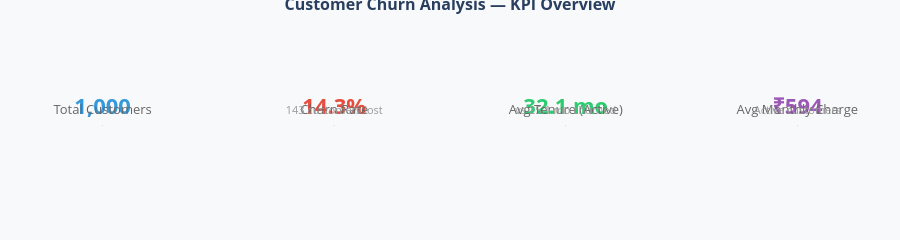

Notebook code cell kept with this figure:
### Markdown cell above
## KPI Summary Cards

### Code cell
total = len(df)
churned = df['Churned'].sum()
churn_rate = churned / total * 100
avg_tenure_retained = df[df['Churned']==0]['Tenure_Months'].mean()
avg_tenure_churned = df[df['Churned']==1]['Tenure_Months'].mean()
avg_charge_retained = df[df['Churned']==0]['Monthly_Charge'].mean()

fig = go.Figure()
kpis = [
    ('Total Customers', f'{total:,}', '#3498db', ''),
    ('Churn Rate', f'{churn_rate:.1f}%', '#e74c3c', f'{churned} customers lost'),
    ('Avg Tenure (Active)', f'{avg_tenure_retained:.1f} mo', '#2ecc71', f'vs {avg_tenure_churned:.1f} mo churned'),
    ('Avg Monthly Charge', f'₹{avg_charge_retained:.0f}', '#9b59b6', 'Active customers'),
]

for i, (label, value, color, sub) in enumerate(kpis):
    fig.add_trace(go.Indicator(
        mode='number',
        value=0,
        number={'valueformat': '', 'font': {'size': 1}},
        title={'text': f'<b style="font-size:22px;color:{color}">{value}</b><br><span style="font-size:13px;color:#666">{label}</span><br><span style="font-size:11px;color:#999">{sub}</span>'},
        domain={'row': 0, 'column': i}
    ))

fig.update_layout(
    grid={'rows': 1, 'columns': 4, 'pattern': 'independent'},
    height=150,
    margin=dict(t=20, b=10, l=10, r=10),
    paper_bgcolor='#f8f9fa',
    title=dict(text='<b>Customer Churn Analysis — KPI Overview</b>', x=0.5, font=dict(size=16))
)
fig.show()

### Figure 1 — Plotly figure (JSON) as saved in the notebook; plotly's stock layout.template omitted (floating-point values rounded to 4 significant figures)
{"data": [{"domain": {"column": 0, "row": 0}, "mode": "number", "number": {"font": {"size": 1}, "valueformat": ""}, "title": {"text": "<b style=\"font-size:22px;color:#3498db\">1,000</b><br><span style=\"font-size:13px;color:#666\">Total Customers</span><br><span style=\"font-size:11px;color:#999\"></span>"}, "type": "indicator", "value": 0}, {"domain": {"column": 1, "row": 0}, "mode": "number", "number": {"font": {"size": 1}, "valueformat": ""}, "title": {"text": "<b style=\"font-size:22px;color:#e74c3c\">14.3%</b><br><span style=\"font-size:13px;color:#666\">Churn Rate</span><br><span style=\"font-size:11px;color:#999\">143 customers lost</span>"}, "type": "indicator", "value": 0}, {"domain": {"column": 2, "row": 0}, "mode": "number", "number": {"font": {"size": 1}, "valueformat": ""}, "title": {"text": "<b style=\"font-size:22px;color:#2ecc71\">32.1 mo</b><br><span style=\"font-size:13px;color:#666\">Avg Tenure (Active)</span><br><span style=\"font-size:11px;color:#999\">vs 25.1 mo churned</span>"}, "type": "indicator", "value": 0}, {"domain": {"column": 3, "row": 0}, "mode": "number", "number": {"font": {"size": 1}, "valueformat": ""}, "title": {"text": "<b style=\"font-size:22px;color:#9b59b6\">₹594</b><br><span style=\"font-size:13px;color:#666\">Avg Monthly Charge</span><br><span style=\"font-size:11px;color:#999\">Active customers</span>"}, "type": "indicator", "value": 0}], "layout": {"grid": {"columns": 4, "pattern": "independent", "rows": 1}, "height": 150, "margin": {"b": 10, "l": 10, "r": 10, "t": 20}, "paper_bgcolor": "#f8f9fa", "title": {"font": {"size": 16}, "text": "<b>Customer Churn Analysis — KPI Overview</b>", "x": 0.5}}}
